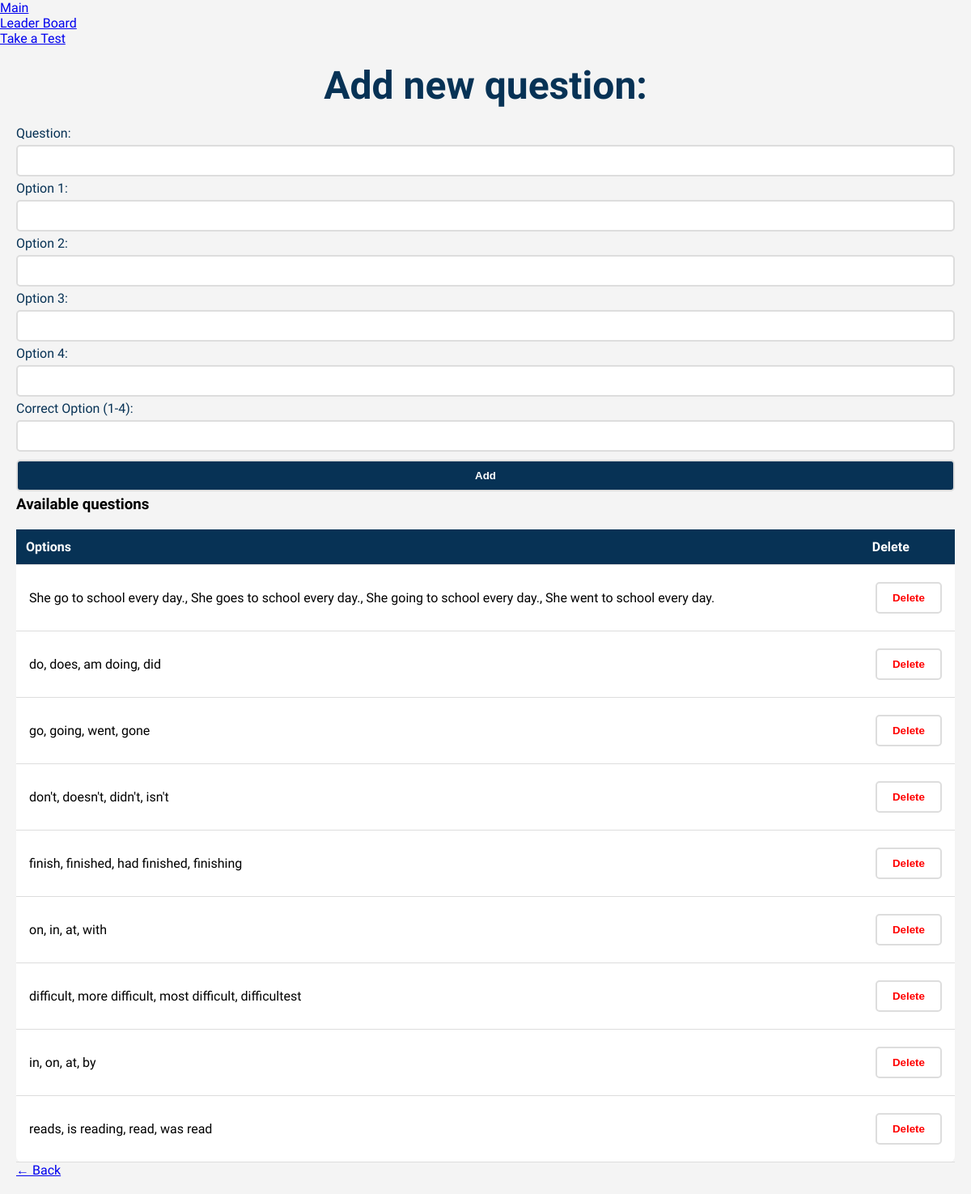
The page /admin (signed in) on the database its author committed.
### tables this page shows
CREATE TABLE questions (
    id INTEGER PRIMARY KEY AUTOINCREMENT,
    question TEXT NOT NULL,
    option1 TEXT NOT NULL,
    option2 TEXT NOT NULL,
    option3 TEXT NOT NULL,
    option4 TEXT NOT NULL,
    togri INTEGER NOT NULL
);

### app.py (the view, shortened to what this page needs)
@app.route("/admin", methods=["GET", "POST"])
def admin_panel():
    if not is_admin():
        return "You do not have admin rights!"
    conn = conn_databaza()
    cursor = conn.cursor()
    cursor.execute("SELECT * FROM questions")
    questions = cursor.fetchall()
    conn.close()
    return render_template("admin.html", questions=questions)

### app.py (called while the page is built)
def is_admin():
    return "user_id" in session and session.get("is_admin") == 1

def conn_databaza():
    conn = sqlite3.connect("users.db")
    conn.row_factory = sqlite3.Row
    return conn

### templates/admin.html (shortened to what this page needs)
<!DOCTYPE html>
<html lang="en">
<head>
    <link rel="stylesheet" href="https://cdn.jsdelivr.net/npm/@picocss/pico@1/css/pico.min.css">
    <link rel="stylesheet" href="/static/admin.css">
</head>
<body>
    <nav class="container">
        <ul>
            <li><a href="/">Main</a></li>
        </ul>
        <ul>
            <li><a href="/leaderboard">Leader Board</a></li>
            <li><a href="/test-cover">Take a Test</a></li>
        </ul>
    </nav>
    <main class="container">
        <section>
            <hgroup>
                <h2>Add new question:</h2>
            </hgroup>
            <form method="POST" onsubmit="return confirmAdd(this);">
                <label for="question">Question:</label>
                <input type="text" id="question" name="question" required>
                <label for="option1">Option 1:</label>
                <input type="text" id="option1" name="option1" required>
                <label for="option2">Option 2:</label>
                <input type="text" id="option2" name="option2" required>
                <label for="option3">Option 3:</label>
                <input type="text" id="option3" name="option3" required>
                <label for="option4">Option 4:</label>
                <input type="text" id="option4" name="option4" required>
                <label for="correct_option">Correct Option (1-4):</label>
                <input type="number" id="correct_option" name="togri" min="1" max="4" required>
                <button type="submit">Add</button>
            </form>
        </section>
        <section>
            <h3>Available questions</h3>
            <table>
                <thead>
                    <tr>
                        <th>Options</th>
                        <th>Delete</th>
                    </tr>
                </thead>
                <tbody>
                    {% for question in questions %}
                    <tr>
                        <td>{{ question["option1"] }}, {{ question["option2"] }}, {{ question["option3"] }}, {{ question["option4"] }}</td>
                        <td>
                            <form action="{{ url_for('delete_question', question_id=question['id']) }}" method="POST" onsubmit="return confirmDelete(this);">
                                <button class="del" type="submit">Delete</button>
                            </form>
                        </td>
                    </tr>
                    {% endfor %}
                </tbody>
            </table>
            <a href="/" role="button">← Back</a>
        </section>
    </main>
</body>
</html>

### static/admin.css (style rules this page uses)
*, html { box-sizing: border-box; margin: 0; padding: 0; }
.container { max-width: 1200px; margin: 0 auto; }
body { font-family: 'Mulish', sans-serif; margin: 0; padding: 0; background: #f4f4f4; }
main { padding: 20px; }
h2 { text-align: center; margin-bottom: 1.3rem; font-weight: 800; font-size: 3rem; color: #073255; }
input, button { width: 100%; padding: 10px; margin: 5px 0; border: 2px solid #ddd; border-radius: 5px; }
input { background-color: white; }
button { background: #073255; color: white; font-weight: bold; cursor: pointer; }
.del { background-color: white; color: red; }
table { width: 100%; border-collapse: collapse; background: white; margin-top: 20px; border-radius: 8px; }
table th { padding: 12px; border-bottom: 1px solid #ddd; text-align: left; }
table th { background: #073255; color: white; }
td { padding: 1rem; border-bottom: 1px solid #ddd; text-align: left; color: black; }
label { color: #073255; }

### rows shown on the page
questions: option1 "She go to school every day.", option2 "She goes to school every day.", option3 "She going to school every day.", option4 "She went to school every day."
questions: option1 "do", option2 "does", option3 "am doing", option4 "did"
questions: option1 "go", option2 "going", option3 "went", option4 "gone"
questions: option1 "don't", option2 "doesn't", option3 "didn't", option4 "isn't"
questions: option1 "finish", option2 "finished", option3 "had finished", option4 "finishing"
questions: option1 "on", option2 "in", option3 "at", option4 "with"
questions: option1 "difficult", option2 "more difficult", option3 "most difficult", option4 "difficultest"
questions: option1 "in", option2 "on", option3 "at", option4 "by"
questions: option1 "reads", option2 "is reading", option3 "read", option4 "was read"
